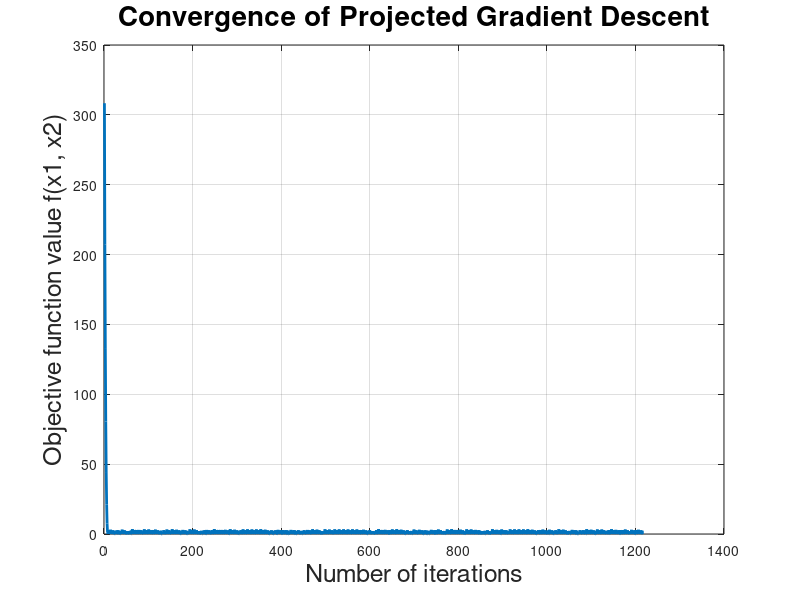

MATLAB code for this plot:
% KARATIS DIMITRIOS 10775
% THEMA 3

clear;
clc;

% Define the function f(x1, x2) and its gradient
f = @(x1, x2) (1/3)*x1.^2 + 3*x2.^2; % Objective function
grad_f = @(x1, x2) [2/3*x1; 6*x2]; % Gradient of f(x)

% Constraints
x1_min = -10; x1_max = 5;
x2_min = -8; x2_max = 12;

% Parameters
epsilon = 0.01; % Convergence threshold
gamma = 0.1; % Step size
s_k = 15; % Additional step size scaling
initial_point = [-5, 10]; % Starting point
max_iter = 1300; % Maximum number of iterations

% Initialize variables
x = initial_point(1); % x1
y = initial_point(2); % x2
f_values = zeros(max_iter, 1); % Store function values

% Gradient Descent with Projection
for k = 1:max_iter
    % Evaluate the gradient
    grad = grad_f(x, y);
    
    % Store the current function value
    f_values(k) = f(x, y);
    
    % Check for convergence
    if norm(grad) < epsilon
        f_values = f_values(1:k); % Trim unused entries
        break;
    end

    % Calculate projections
    x_proj = x - s_k * grad(1);
    y_proj = y - s_k * grad(2);

    if x_proj <= x1_min
        x_proj = x1_min;
    elseif x_proj >= x1_max
        x_proj = x1_max;
    end

    if y_proj <= x2_min
        y_proj = x2_min;
    elseif y_proj >= x2_max
        y_proj = x2_max;
    end
    
    % Update variables
    x_new = x + gamma * (x_proj - x);
    y_new = y + gamma * (y_proj - y);

    x = x_new;
    y = y_new;
end

% Display Results
fprintf('Initial point: (%.2f, %.2f)\n', initial_point(1), initial_point(2));
fprintf('Minimum found at: (%.4f, %.4f)\n', x, y);
fprintf('Final f(x1, x2) = %.6f\n', f(x, y));
fprintf('Iterations: %d\n\n', length(f_values));

% Plot Convergence
figure;
plot(1:length(f_values), f_values, 'LineWidth', 2);
title('Convergence of Projected Gradient Descent', 'FontSize', 20);
xlabel('Number of iterations', 'FontSize', 18);
ylabel('Objective function value f(x1, x2)', 'FontSize', 18);
grid on;
